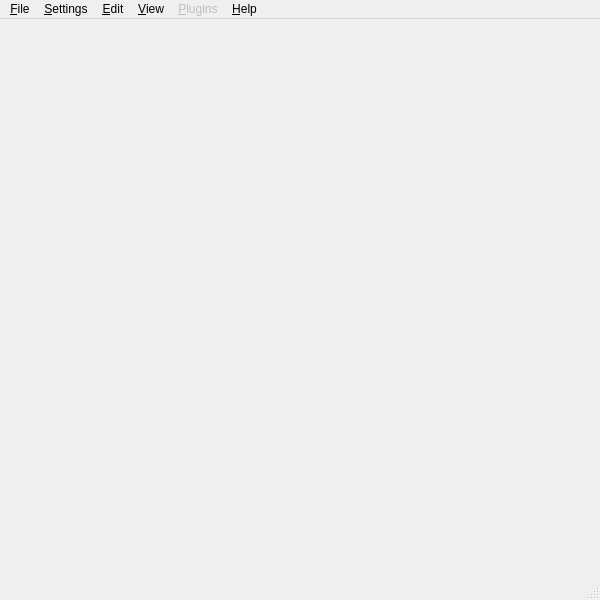
<?xml version="1.0" encoding="UTF-8"?>
<ui version="4.0">
 <class>MainWindow</class>
 <widget class="QMainWindow" name="MainWindow">
  <property name="enabled">
   <bool>true</bool>
  </property>
  <property name="geometry">
   <rect>
    <x>0</x>
    <y>0</y>
    <width>600</width>
    <height>600</height>
   </rect>
  </property>
  <property name="windowTitle">
   <string>DeskVOX</string>
  </property>
  <widget class="QWidget" name="centralwidget"/>
  <widget class="QMenuBar" name="menubar">
   <property name="geometry">
    <rect>
     <x>0</x>
     <y>0</y>
     <width>600</width>
     <height>25</height>
    </rect>
   </property>
   <widget class="QMenu" name="menuFile">
    <property name="title">
     <string>&amp;File</string>
    </property>
    <addaction name="actionLoadVolume"/>
    <addaction name="actionReloadVolume"/>
    <addaction name="actionSaveVolumeAs"/>
    <addaction name="actionMergeFiles"/>
    <addaction name="separator"/>
    <addaction name="actionLoadCamera"/>
    <addaction name="actionSaveCameraAs"/>
    <addaction name="separator"/>
    <addaction name="actionScreenshot"/>
    <addaction name="actionMovieScript"/>
    <addaction name="separator"/>
    <addaction name="actionPreferences"/>
    <addaction name="actionQuit"/>
   </widget>
   <widget class="QMenu" name="menuSettings">
    <property name="title">
     <string>&amp;Settings</string>
    </property>
    <addaction name="actionTransferFunction"/>
    <addaction name="actionGammaCorrection"/>
    <addaction name="actionChannel4"/>
    <addaction name="actionOpacityWeights"/>
    <addaction name="actionChannelSettings"/>
    <addaction name="actionFloatingPointRange"/>
    <addaction name="actionClippingPlane"/>
    <addaction name="actionRegionOfInterest"/>
    <addaction name="actionLightSource"/>
    <addaction name="actionBackgroundColor"/>
   </widget>
   <widget class="QMenu" name="menuEdit">
    <property name="title">
     <string>&amp;Edit</string>
    </property>
    <addaction name="actionSampleDistances"/>
    <addaction name="actionDraw"/>
    <addaction name="actionDataFormat"/>
    <addaction name="actionGeometry"/>
    <addaction name="actionMakeHeightField"/>
   </widget>
   <widget class="QMenu" name="menuView">
    <property name="title">
     <string>&amp;View</string>
    </property>
    <addaction name="actionShowOrientation"/>
    <addaction name="actionShowBoundaries"/>
    <addaction name="actionShowPalette"/>
    <addaction name="actionShowNumTextures"/>
    <addaction name="actionShowFrameRate"/>
    <addaction name="actionAutoRotation"/>
    <addaction name="actionCamera"/>
    <addaction name="actionVolumeInformation"/>
    <addaction name="actionSliceViewer"/>
    <addaction name="actionTimeSteps"/>
    <addaction name="actionDiagrams"/>
   </widget>
   <widget class="QMenu" name="menuPlugins">
    <property name="enabled">
     <bool>false</bool>
    </property>
    <property name="title">
     <string>&amp;Plugins</string>
    </property>
   </widget>
   <widget class="QMenu" name="menuHelp">
    <property name="enabled">
     <bool>true</bool>
    </property>
    <property name="title">
     <string>&amp;Help</string>
    </property>
    <addaction name="actionKeyboardCommands"/>
    <addaction name="separator"/>
    <addaction name="actionAboutDeskVOX"/>
   </widget>
   <addaction name="menuFile"/>
   <addaction name="menuSettings"/>
   <addaction name="menuEdit"/>
   <addaction name="menuView"/>
   <addaction name="menuPlugins"/>
   <addaction name="menuHelp"/>
  </widget>
  <widget class="QStatusBar" name="statusbar"/>
  <action name="actionLoadVolume">
   <property name="text">
    <string>Load Volume...</string>
   </property>
  </action>
  <action name="actionReloadVolume">
   <property name="text">
    <string>Reload Volume</string>
   </property>
  </action>
  <action name="actionSaveVolumeAs">
   <property name="text">
    <string>Save Volume As...</string>
   </property>
  </action>
  <action name="actionMergeFiles">
   <property name="text">
    <string>Merge Files...</string>
   </property>
  </action>
  <action name="actionLoadCamera">
   <property name="text">
    <string>Load Camera...</string>
   </property>
  </action>
  <action name="actionSaveCameraAs">
   <property name="text">
    <string>Save Camera As...</string>
   </property>
  </action>
  <action name="actionScreenshot">
   <property name="text">
    <string>Screen Shot...</string>
   </property>
  </action>
  <action name="actionMovieScript">
   <property name="enabled">
    <bool>false</bool>
   </property>
   <property name="text">
    <string>Movie Script...</string>
   </property>
  </action>
  <action name="actionPreferences">
   <property name="enabled">
    <bool>true</bool>
   </property>
   <property name="text">
    <string>Preferences...</string>
   </property>
  </action>
  <action name="actionQuit">
   <property name="text">
    <string>Quit</string>
   </property>
  </action>
  <action name="actionTransferFunction">
   <property name="text">
    <string>Transfer Function...</string>
   </property>
  </action>
  <action name="actionBackgroundColor">
   <property name="text">
    <string>Background Color...</string>
   </property>
  </action>
  <action name="actionGammaCorrection">
   <property name="enabled">
    <bool>false</bool>
   </property>
   <property name="text">
    <string>Gamma Correction...</string>
   </property>
  </action>
  <action name="actionChannel4">
   <property name="enabled">
    <bool>false</bool>
   </property>
   <property name="text">
    <string>Channel 4...</string>
   </property>
  </action>
  <action name="actionOpacityWeights">
   <property name="enabled">
    <bool>false</bool>
   </property>
   <property name="text">
    <string>Opacity Weights...</string>
   </property>
  </action>
  <action name="actionChannelSettings">
   <property name="enabled">
    <bool>false</bool>
   </property>
   <property name="text">
    <string>Channel Settings...</string>
   </property>
  </action>
  <action name="actionFloatingPointRange">
   <property name="enabled">
    <bool>false</bool>
   </property>
   <property name="text">
    <string>Floating Point Range...</string>
   </property>
  </action>
  <action name="actionClippingPlane">
   <property name="enabled">
    <bool>false</bool>
   </property>
   <property name="text">
    <string>Clipping Plane...</string>
   </property>
  </action>
  <action name="actionRegionOfInterest">
   <property name="enabled">
    <bool>false</bool>
   </property>
   <property name="text">
    <string>Region of Interest...</string>
   </property>
  </action>
  <action name="actionSampleDistances">
   <property name="text">
    <string>Sample Distances...</string>
   </property>
  </action>
  <action name="actionDraw">
   <property name="enabled">
    <bool>false</bool>
   </property>
   <property name="text">
    <string>Draw...</string>
   </property>
  </action>
  <action name="actionDataFormat">
   <property name="enabled">
    <bool>false</bool>
   </property>
   <property name="text">
    <string>Data Format...</string>
   </property>
  </action>
  <action name="actionGeometry">
   <property name="enabled">
    <bool>false</bool>
   </property>
   <property name="text">
    <string>Geometry...</string>
   </property>
  </action>
  <action name="actionMakeHeightField">
   <property name="enabled">
    <bool>false</bool>
   </property>
   <property name="text">
    <string>Make Height Field...</string>
   </property>
  </action>
  <action name="actionShowOrientation">
   <property name="checkable">
    <bool>true</bool>
   </property>
   <property name="enabled">
    <bool>true</bool>
   </property>
   <property name="text">
    <string>Show Orientation...</string>
   </property>
  </action>
  <action name="actionShowBoundaries">
   <property name="checkable">
    <bool>true</bool>
   </property>
   <property name="enabled">
    <bool>true</bool>
   </property>
   <property name="text">
    <string>Show Boundaries...</string>
   </property>
  </action>
  <action name="actionShowPalette">
   <property name="checkable">
    <bool>true</bool>
   </property>
   <property name="enabled">
    <bool>true</bool>
   </property>
   <property name="text">
    <string>Show Palette...</string>
   </property>
  </action>
  <action name="actionShowNumTextures">
   <property name="checkable">
    <bool>true</bool>
   </property>
   <property name="enabled">
    <bool>true</bool>
   </property>
   <property name="text">
    <string>Show #Textures</string>
   </property>
  </action>
  <action name="actionShowFrameRate">
   <property name="checkable">
    <bool>true</bool>
   </property>
   <property name="enabled">
    <bool>true</bool>
   </property>
   <property name="text">
    <string>Show Frame Rate</string>
   </property>
  </action>
  <action name="actionAutoRotation">
   <property name="checkable">
    <bool>true</bool>
   </property>
   <property name="enabled">
    <bool>true</bool>
   </property>
   <property name="text">
    <string>Auto Rotation</string>
   </property>
  </action>
  <action name="actionCamera">
   <property name="enabled">
    <bool>false</bool>
   </property>
   <property name="text">
    <string>Camera...</string>
   </property>
  </action>
  <action name="actionVolumeInformation">
   <property name="enabled">
    <bool>true</bool>
   </property>
   <property name="text">
    <string>Volume Information...</string>
   </property>
  </action>
  <action name="actionSliceViewer">
   <property name="enabled">
    <bool>true</bool>
   </property>
   <property name="text">
    <string>Slice Viewer...</string>
   </property>
  </action>
  <action name="actionTimeSteps">
   <property name="enabled">
    <bool>true</bool>
   </property>
   <property name="text">
    <string>Time Steps...</string>
   </property>
  </action>
  <action name="actionDiagrams">
   <property name="enabled">
    <bool>false</bool>
   </property>
   <property name="text">
    <string>Diagrams...</string>
   </property>
  </action>
  <action name="actionKeyboardCommands">
   <property name="text">
    <string>Keyboard Commands</string>
   </property>
  </action>
  <action name="actionAboutDeskVOX">
   <property name="enabled">
    <bool>false</bool>
   </property>
   <property name="text">
    <string>About DeskVOX</string>
   </property>
  </action>
  <action name="actionLightSource">
   <property name="text">
    <string>Light Source...</string>
   </property>
  </action>
 </widget>
 <resources/>
 <connections>
  <connection>
   <sender>actionQuit</sender>
   <signal>triggered()</signal>
   <receiver>MainWindow</receiver>
   <slot>close()</slot>
   <hints>
    <hint type="sourcelabel">
     <x>-1</x>
     <y>-1</y>
    </hint>
    <hint type="destinationlabel">
     <x>299</x>
     <y>299</y>
    </hint>
   </hints>
  </connection>
 </connections>
</ui>
